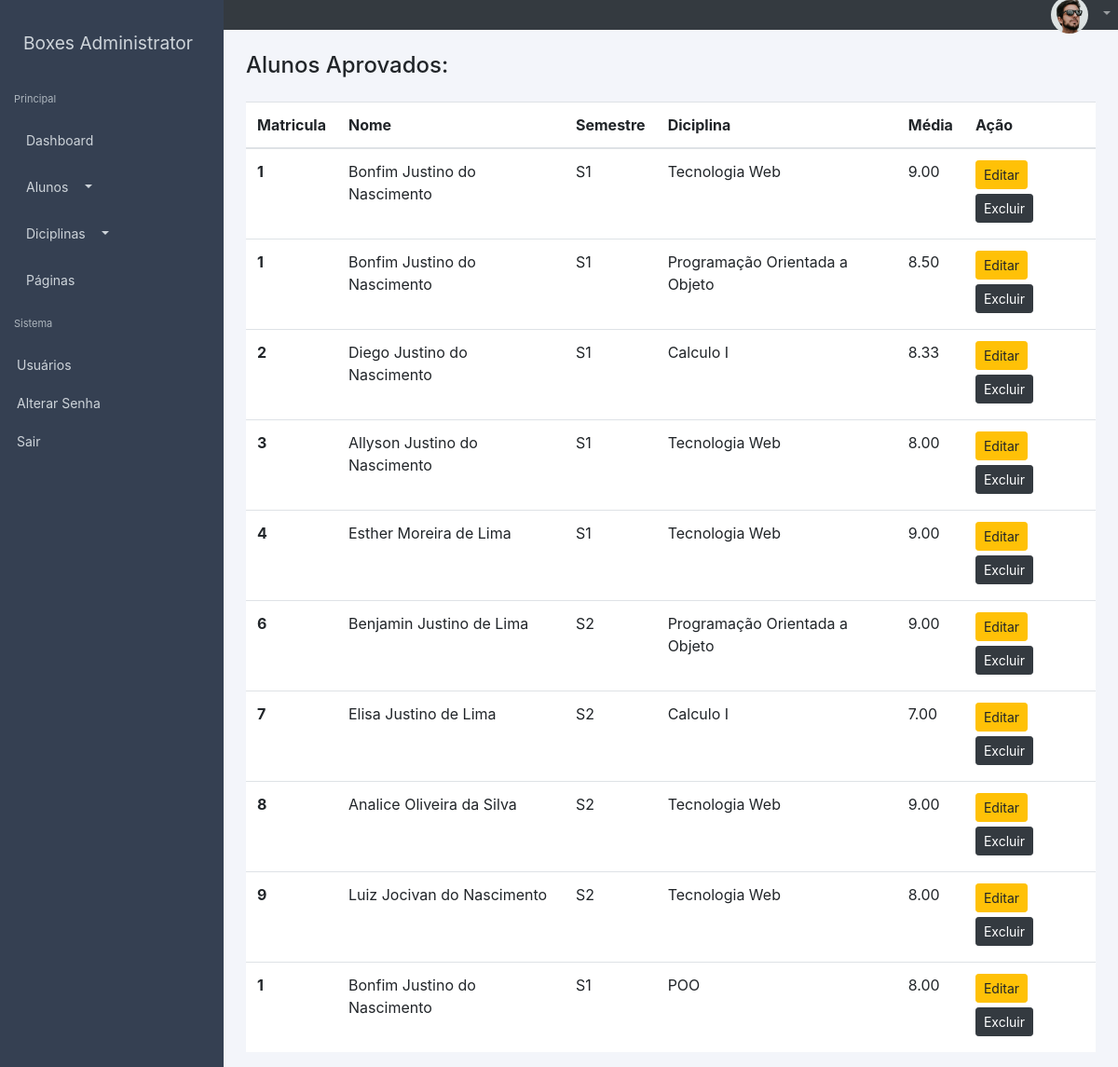
/alunos/aprovados (signed in), run on the app's committed database.
### lanc_notas/models.py (models this page shows, shortened)
class Aluno_Diciplina(models.Model):
	aluno = models.ForeignKey(Aluno, on_delete=models.CASCADE)
	diciplina = models.ForeignKey(Diciplina, on_delete=models.CASCADE)
	n1 = models.DecimalField(max_digits=4, decimal_places=2)
	n2 = models.DecimalField(max_digits=4, decimal_places=2)
	n3 = models.DecimalField(max_digits=4, decimal_places=2)
	media = models.DecimalField(max_digits=4, decimal_places=2, null=True, blank=True)
	situacao = models.CharField(max_length=50, blank=True)
	faltas = models.IntegerField(null=True)

class Aluno(models.Model):
	matricula = models.AutoField(primary_key=True)
	semestre = models.ForeignKey(Turma, on_delete=models.CASCADE)
	nome = models.CharField(max_length=100)
	data_nac = models.CharField(max_length=12, null=True)
	def __str__(self):
		return str(self.nome)

class Turma(models.Model):
	cod_turma = models.AutoField(primary_key=True)
	semestre = models.CharField(max_length=30)
	def __str__(self):
		return self.semestre

class Diciplina(models.Model):
	cod_diciplina = models.AutoField(primary_key=True)
	nome_diciplina = models.CharField(max_length=30)
	nota_aprovacao = models.DecimalField(max_digits=4, decimal_places=2)
	def __str__(self):
		return self.nome_diciplina

### lanc_notas/views.py (the view)
# urls.py: path('alunos/aprovados', views.alunos_aprovados),
@login_required(login_url='/login') #verifica o usuario
def alunos_aprovados(request):
	alunos = Aluno_Diciplina.objects.filter(situacao='Aprovado')
	status = 'Aprovados'
	contexto = {
		'alunos': alunos,
		'status': status
	}
	return render(request, 'a_aprovado.html', contexto)

### lanc_notas/templates/a_aprovado.html (shortened to what this page needs)
{% extends "layout/base.html" %}
{% block conteudo %}
{% load static %}
	<div class="wrapper">
    	<div class="d-flex" id="wrapper">
     		{% include "sidebar.html" %}
     		<div class="container-fluid">
      			{% include 'navbar.html' %}
      			{% include 'conteudo/tabela_alunos_filtros.html' %}
     		</div>
  		</div>
{% endblock %}

### lanc_notas/templates/layout/base.html (shortened to what this page needs)
<!DOCTYPE html>
<html>
{% load static %}
<head>
	<link rel="stylesheet" href="{% static 'bootstrap/css/bootstrap.min.css' %}">
	<link rel="stylesheet" href="{% static 'css/sidebar.css' %}">
	<link rel="stylesheet" href="{% static 'css/estilo.css' %}">
	<link href="https://unpkg.com/ionicons@4.5.5/dist/css/ionicons.min.css" rel="stylesheet">
</head>
<body>
 {% block conteudo %}{% endblock %}
</html>

### lanc_notas/templates/sidebar.html (shortened to what this page needs)
        {% load static %}
        <div class="sidebar" id="sidebar-wrapper">
            <div class="sidebar-heading mt-3 mb-3"><i class="icon ion-ios-cube"></i>Boxes Administrator </div>
            <span class="sidebar-heading rotulo">Principal</span>
            <div class="list-group list-group-flush mt-2" id="accordion">
                <a href="/dashboard" class="list-group-item sidebar-item {% if pagina == '/dashboard' %}active{% endif %}"><i class="icon ion-ios-analytics"></i><span>Dashboard</span></a>
                <a class="list-group-item dropdown-toggle sidebar-item {% if pagina == '/alunos/' %}active{% endif %}" data-toggle="collapse" href="" data-target="#collapseExample" role="button" aria-expanded="true" aria-controls="collapseExample">
                    <i class="icon ion-ios-people"></i>Alunos <i class="icon ion-md-arrow"></i>
                </a>
                <a class="list-group-item dropdown-toggle sidebar-item {% if pagina == '/alunos/' %}active{% endif %}" data-toggle="collapse" href="" data-target="#diciplinas-options" role="button" aria-expanded="true" aria-controls="diciplinas-options">
                    <i class="icon ion-md-bookmarks"></i>Diciplinas <i class="icon ion-md-arrow"></i>
                </a>
                <a href="#" class="list-group-item sidebar-item"><i class="icon ion-ios-document"></i>Páginas</a>
                <span class="sidebar-heading rotulo">Sistema</span>
                <a href="#" class="list-group-item sidebar-item">Usuários</a>
                <a href="#" class="list-group-item sidebar-item">Alterar Senha</a>
                <a href="/logout" class="list-group-item sidebar-item">Sair</a>
              </div>
          </div>
      </div>

### lanc_notas/templates/navbar.html (shortened to what this page needs)
      {% load static %}
      <nav class="navbar navbar-expand-lg navbar-dark bg-dark py-2">
          <div class="container-fluid">
              <a class="navbar-brand icon ion-ios-menu menu-toggle"  href="#"></a>
              <div class="collapse navbar-collapse ml-4 py-2" id="navbarNavDropdown">
                <ul class="navbar-nav">
                    <li class="nav-item dropdown">
                      <a class="nav-link icon ion-md-notifications" href="#" id="navbarDropdownMenuLink" role="button" data-toggle="dropdown"   aria-haspopup="true" aria-expanded="false">
                      </a>
                    </li>
                  <li class="nav-item dropdown">
                      <a class="nav-link dropdown-toggle" href="#" id="navbarDropdownMenuLink" role="button" data-toggle="dropdown" aria-haspopup="true" aria-expanded="false">
                        <img class="rounded-circle mr-2" src="{% static 'img/avatar.jpg' %}" alt="Chris Wood" width="40"></img><span class="user-nav">{{user.first_name}} {{user.last_name}}</span>
                      </a>
                    </li>
                </ul>
          </div>
        </nav>

### lanc_notas/templates/conteudo/tabela_alunos_filtros.html
<div class="conteudo mt-4 ml-4 mr-4">
	{% if alunos %}
	<h4 class="card-title">Alunos {{status}}:</h4>
	<div class="mt-4">
		<table class="table">
			<thead>
			    <tr>
			      <th scope="col">Matricula</th>
			      <th scope="col">Nome</th>
			      <th scope="col">Semestre</th>
			      <th scope="col">Diciplina</th>
			      <th scope="col">Média</th>
			      <th id="thacao" scope="col">Ação</th>
			    </tr>
			</thead>
			<tbody>
				{% for aluno in alunos %}
				<tr>
			     	<th scope="row"> {{aluno.aluno.matricula}}</th>
			    	<td>{{aluno.aluno}}</td>
			    	<td>{{aluno.aluno.semestre}}</td>
			    	<td>{{aluno.diciplina}}</td>
			    	<td>{{aluno.media}}</td>
			    	<td class="acoes">
			    		<a class="btn btn-sm btn-warning" href="editar/{{aluno.aluno.matricula}}">Editar</a>
			    		<a class="btn btn-sm btn-dark" href="excluir/{{aluno.aluno.matricula}}">Excluir</a>
			    	</td>
			    </tr>
			    {% endfor %}
			</tbody>
		</table>
	</div>
	{% else %}
		<h3 class="text-muted text-center">Não existe alunos nessa categoria.</h3>
	{% endif %}
</div>

### gerencia_notas/static/css/sidebar.css (style rules this page uses)
* { margin: 0; padding: 0; }
.rotulo { font-size: 11px !important; color: #adb5bd; }
.sidebar, .sidebar-item { background-color: #354052; color: #ced4da !important; }
.sidebar-item span { margin-top: -2px; }
.list-group-item { border: none; padding: 10px 18px; font-size: 14px; }
.icon { font-size: 20px; padding-right: 10px; }
.wrapper { display: flex; width: 100%; }
.ion-ios-menu { font-size: 25px; }
@media (min-width: 992px) { .sidebar { max-height: 100%; } }
body { overflow-x: visible; }
#sidebar-wrapper { min-height: 100vh; margin-left: -15rem; -webkit-transition: margin .25s ease-out; -moz-transition: margin .25s ease-out; -o-transition: margin .25s ease-out; transition: margin .25s ease-out; }
#sidebar-wrapper .sidebar-heading { padding: 15px; font-size: 1.2rem; }
#sidebar-wrapper .list-group { width: 15rem; }
@media (min-width: 768px) { #sidebar-wrapper { margin-left: 0; } }

### gerencia_notas/static/css/estilo.css (style rules this page uses)
* { margin: 0; padding: 0; }
body { background-color: #f3f5fa; }
.container-fluid { margin: 0; padding: 0; }
.navbar-nav { position: absolute; right: 0px; }
a.ion-md-notifications { display: inline-block; margin-top: 3px; font-size: 23px; }
.user-nav { font-size: 13px; }
.table { background: #fff !important; }
@media (min-width: 993px) { .acoes a { margin-bottom: 5px; } }

### data on the page
Aluno_Diciplina: aluno.matricula "1", aluno "Bonfim Justino do Nascimento", aluno.semestre "S1", diciplina "Tecnologia Web", media "9.00"
Aluno_Diciplina: aluno.matricula "1", aluno "Bonfim Justino do Nascimento", aluno.semestre "S1", diciplina "Programação Orientada a Objeto", media "8.50"
Aluno_Diciplina: aluno.matricula "2", aluno "Diego Justino do Nascimento", aluno.semestre "S1", diciplina "Calculo I", media "8.33"
Aluno_Diciplina: aluno.matricula "3", aluno "Allyson Justino do Nascimento", aluno.semestre "S1", diciplina "Tecnologia Web", media "8.00"
Aluno_Diciplina: aluno.matricula "4", aluno "Esther Moreira de Lima", aluno.semestre "S1", diciplina "Tecnologia Web", media "9.00"
Aluno_Diciplina: aluno.matricula "6", aluno "Benjamin Justino de Lima", aluno.semestre "S2", diciplina "Programação Orientada a Objeto", media "9.00"
Aluno_Diciplina: aluno.matricula "7", aluno "Elisa Justino de Lima", aluno.semestre "S2", diciplina "Calculo I", media "7.00"
Aluno_Diciplina: aluno.matricula "8", aluno "Analice Oliveira da Silva", aluno.semestre "S2", diciplina "Tecnologia Web", media "9.00"
Aluno_Diciplina: aluno.matricula "9", aluno "Luiz Jocivan do Nascimento", aluno.semestre "S2", diciplina "Tecnologia Web", media "8.00"
Aluno_Diciplina: aluno.matricula "1", aluno "Bonfim Justino do Nascimento", aluno.semestre "S1", diciplina "POO", media "8.00"

### other printed values
{{ status }} "Aprovados"
